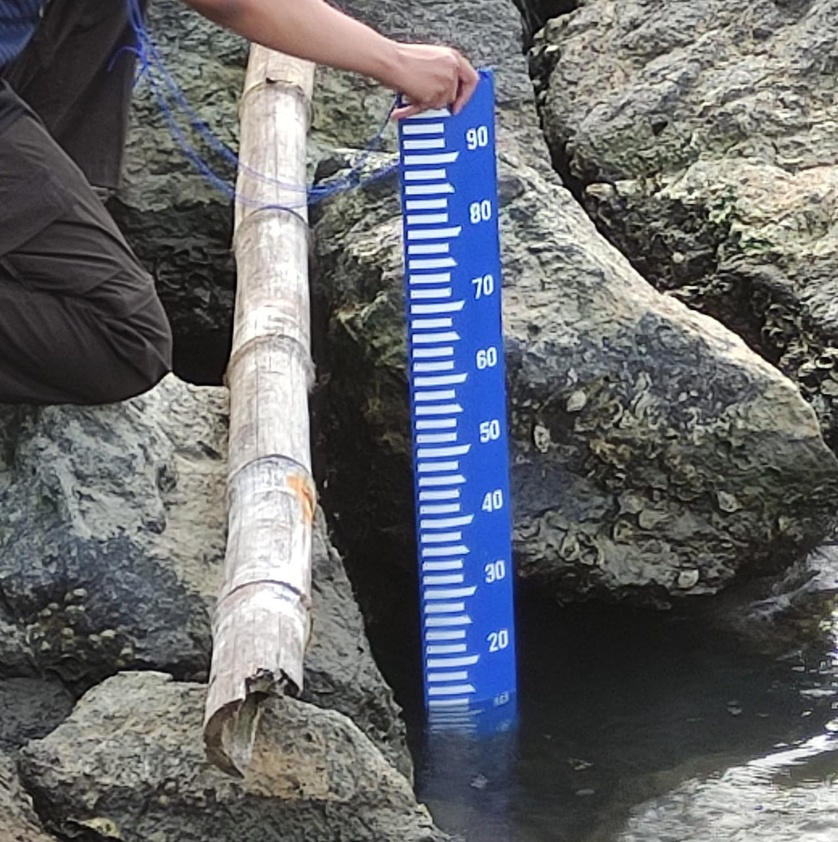
#> input picture img/s1.jpeg, 838 x 842 px, shrunk from 1275 x 1280 before the run
$ python ex2.py
#> lines starting #> are read from the running program, lines starting #| are printed output that depends on the picture; after the words box and inside, x2 and y2 are one past the last pixel; in counts of white or black regions, pixels touching at a corner belong together
import numpy as np
import pytesseract
import cv2

pytesseract.pytesseract.tesseract_cmd = "c:\\Program Files (x86)\\Tesseract-OCR\\tesseract.exe"

BGR = cv2.imread("img/s1.jpeg")
#> BGR is the input picture: shape (842, 838, 3); mean B, G, R 108, 103.9, 101.9
RGB = cv2.cvtColor(BGR, cv2.COLOR_BGR2RGB)

hsv_img = cv2.cvtColor(RGB, cv2.COLOR_RGB2HSV)
#> hsv_img: shape (842, 838, 3); mean H, S, V 61.2, 35.8, 114.2

mask  = cv2.inRange(hsv_img, (0, 0, 200), (145, 160, 255))
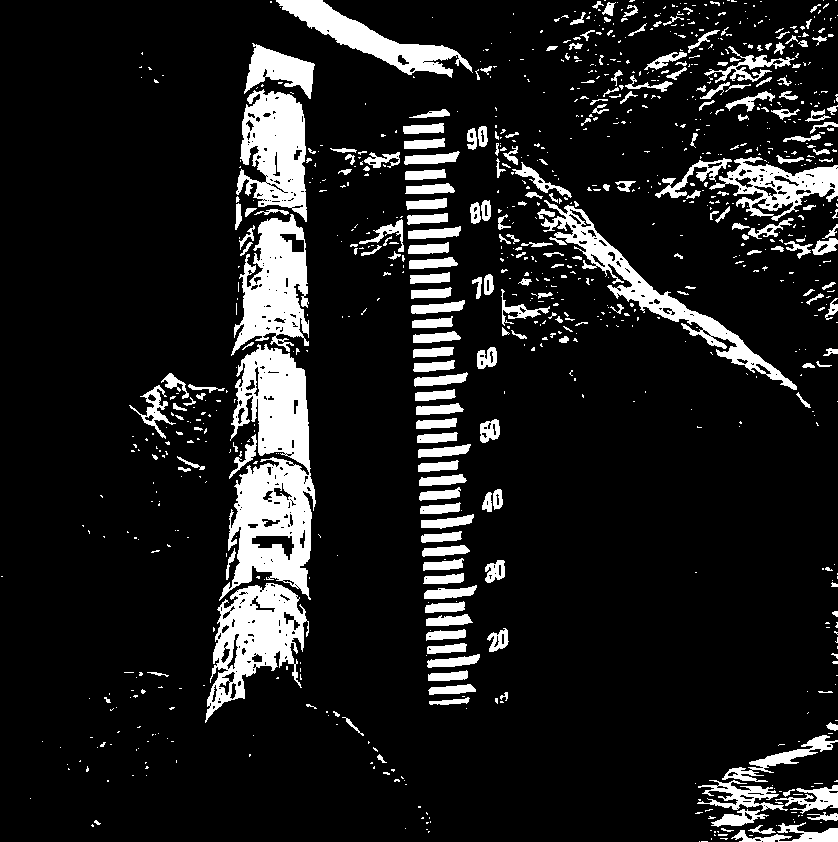
#> mask: shape (842, 838); 12.3% white; 952 white regions (718 under 20 px), largest, box (x1, y1, x2, y2) and area: (219, 344, 316, 601) 13736, (205, 583, 309, 723) 6612, (231, 214, 309, 356) 6305
img   = cv2.bitwise_and(RGB, RGB, mask=mask)
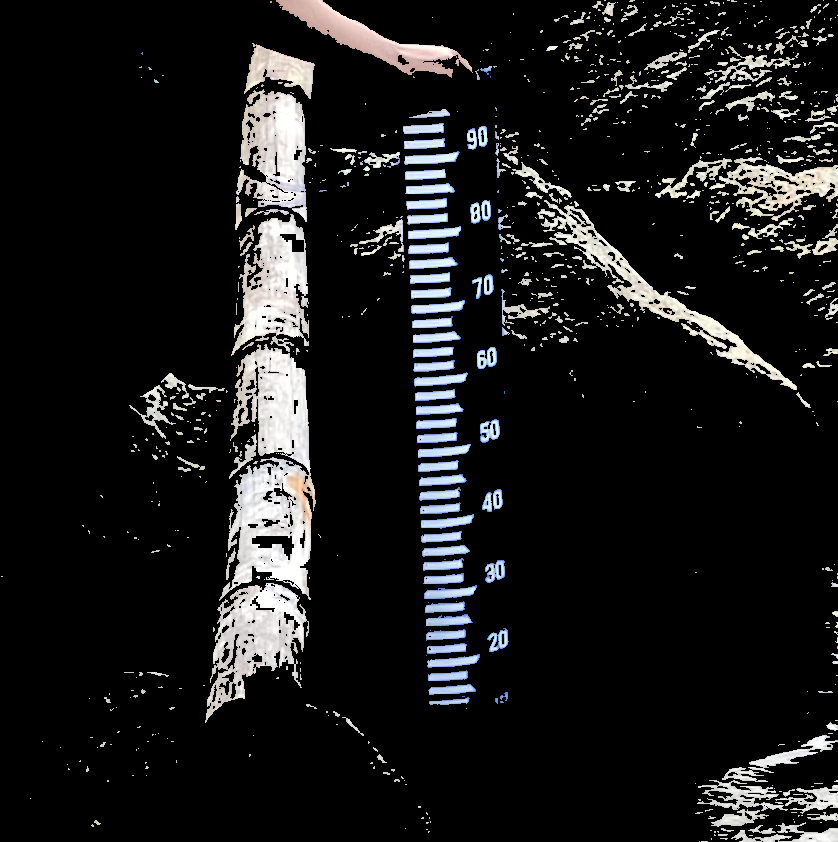
#> img: shape (842, 838, 3); mean R, G, B 26.7, 26.8, 27

img   = cv2.threshold(img, 0, 255, cv2.THRESH_BINARY_INV)[1]

gauss = cv2.GaussianBlur(img, (3,3), 1)
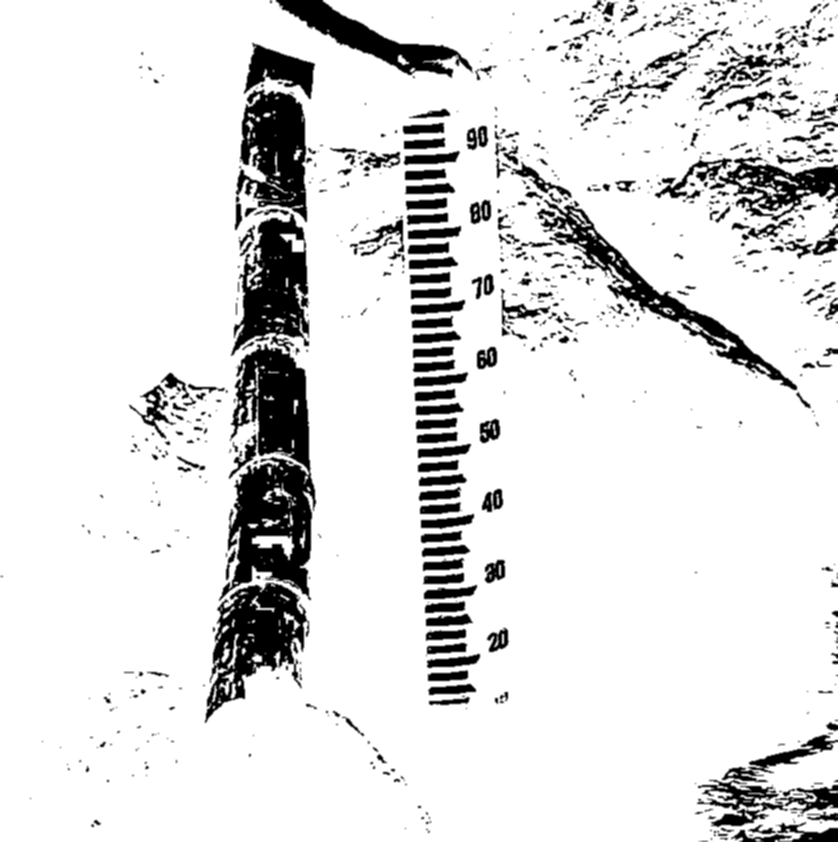
#> gauss: shape (842, 838, 3); min 0, max 255, mean 223.5
gauss[gauss<220] = 0
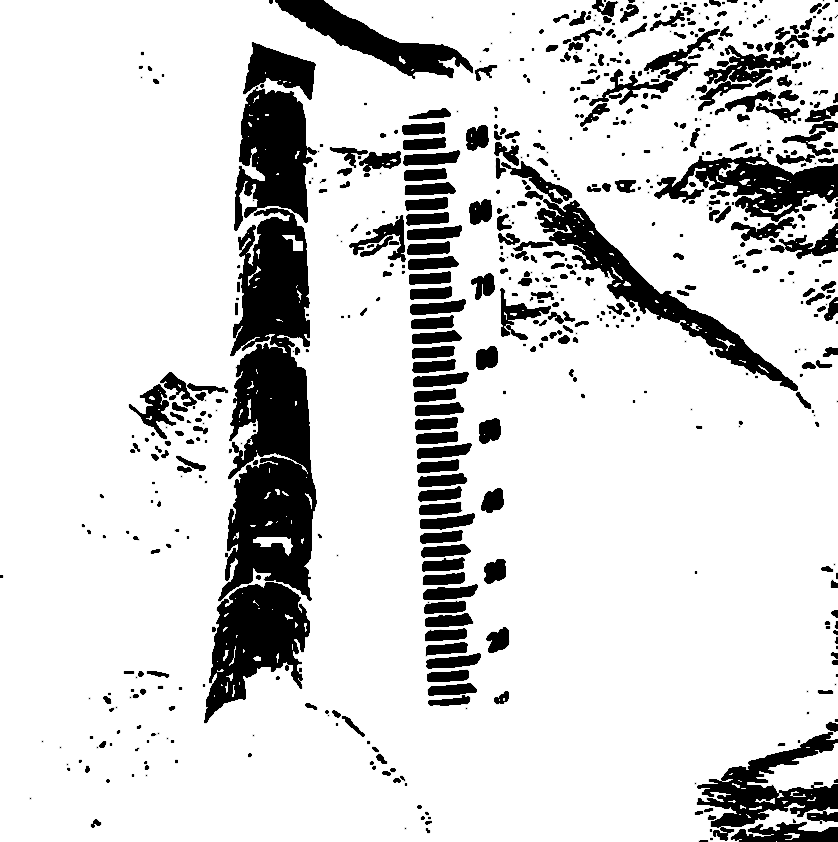
#> gauss: shape (842, 838, 3); 9.25% of pixels changed, all inside (x1, y1, x2, y2) = (0, 0, 838, 842)

cv2.imshow("image", gauss)

#> (the run stopped early here; a loop or call above may not have finished)

$ run again, with img/s2.jpeg copied over img/s1.jpeg
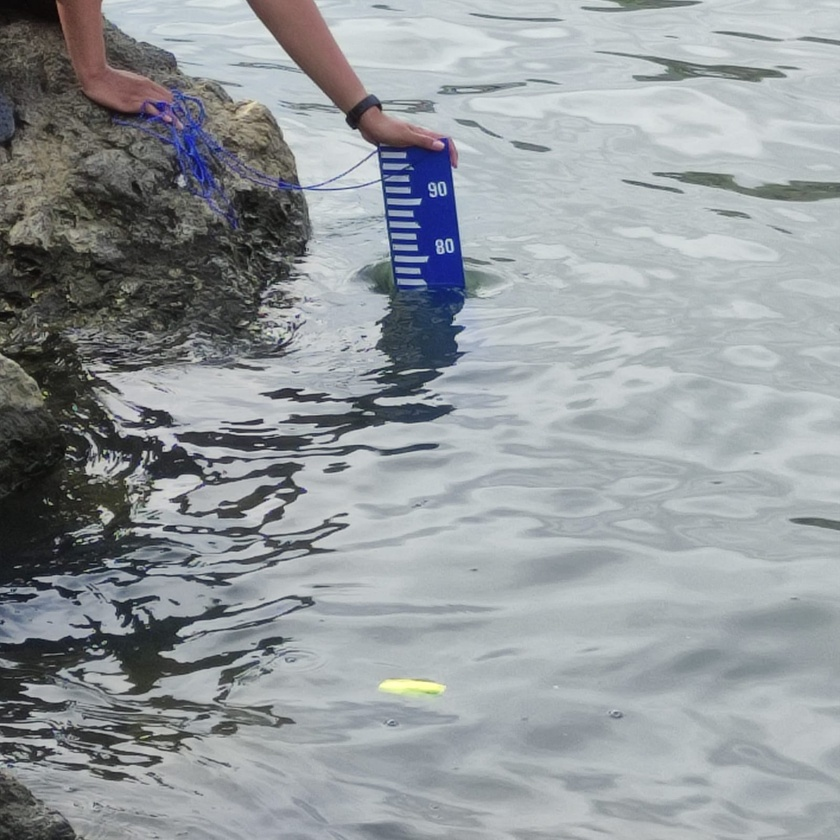
#> input picture img/s2.jpeg, 840 x 840 px, shrunk from 1600 x 1600 before the run
#> BGR is the input picture: shape (840, 840, 3); mean B, G, R 156.5, 153.2, 147.9
#> hsv_img: shape (840, 840, 3); mean H, S, V 89.4, 22.6, 158.3
#> `mask  = cv2.inRange(hsv_img, (0, 0, 200), (145, 160, 255))`:
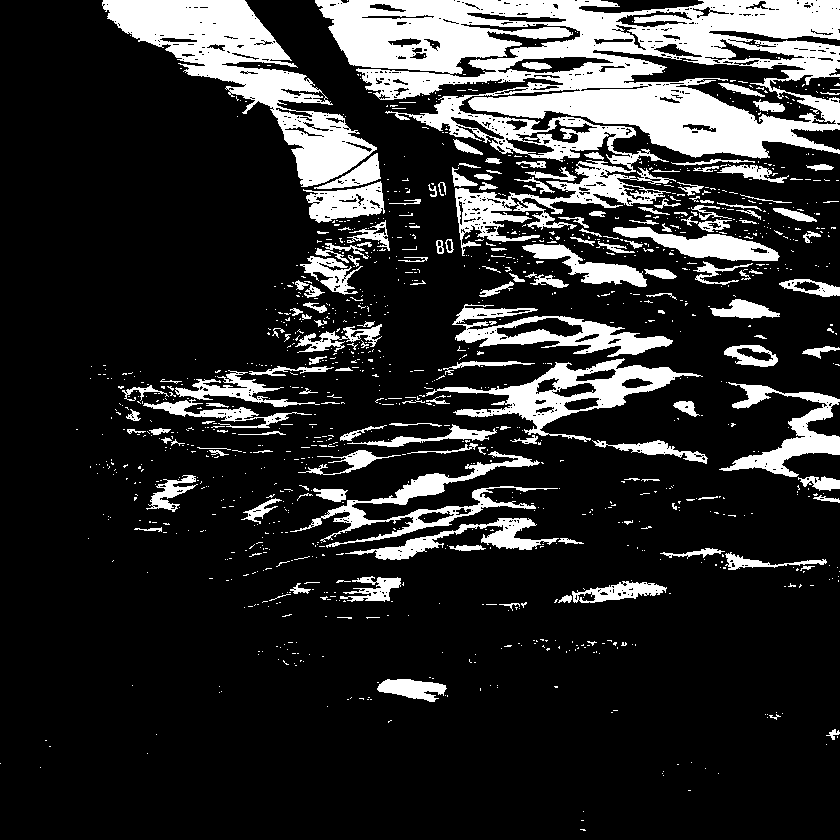
#> mask: shape (840, 840); 18.1% white; 1228 white regions (1067 under 20 px), largest, box (x1, y1, x2, y2) and area: (315, 0, 840, 256) 55407, (102, 0, 377, 187) 15554, (426, 358, 703, 442) 5815
#> `gauss[gauss<220] = 0`:
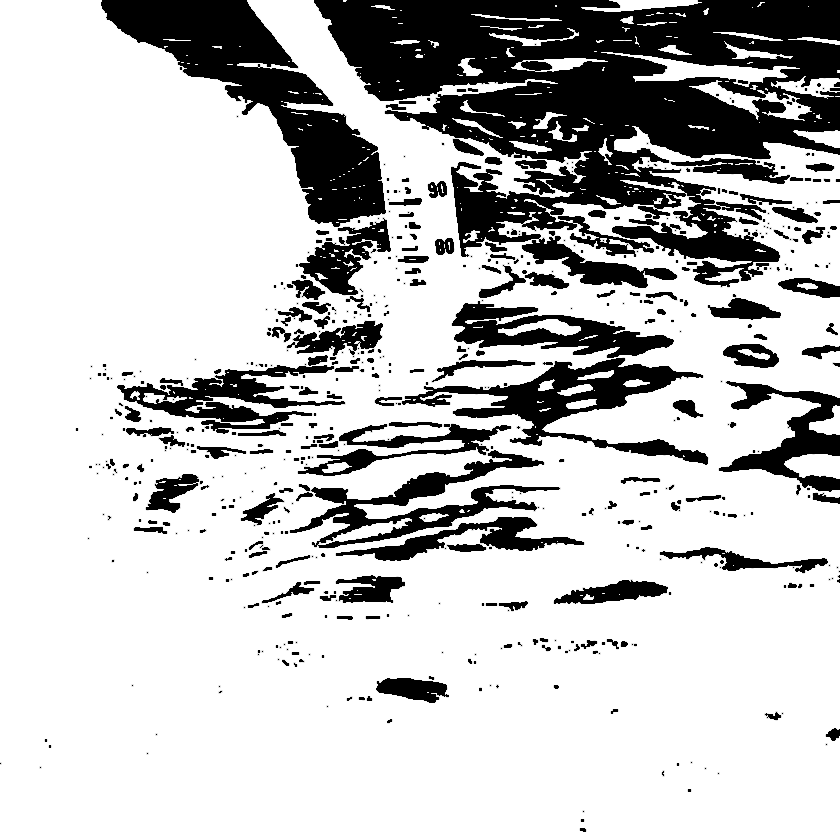
#> gauss: shape (840, 840, 3); min 0, max 255, mean 193.8
